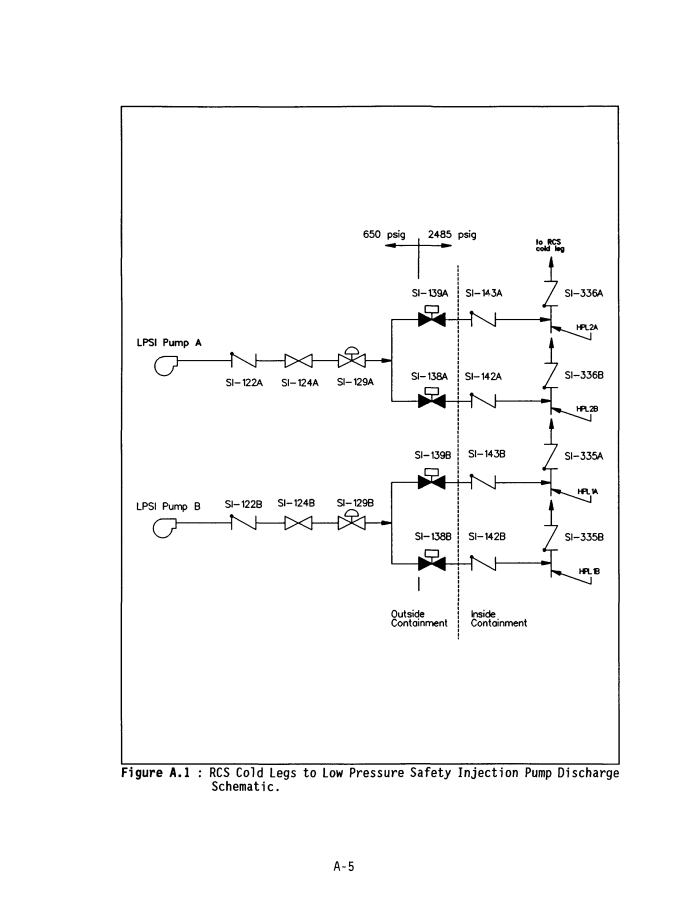
#> input picture data/input/beginner/ISLOCA_NUREG_CR5745_p0065.png, 2791 x 3600 px (shown at 1/4 size)
$ python -i windows_ocr.py   (imports and definitions only)
#> lines starting #> are read from the running program, lines starting #| are printed output that depends on the picture; after the words box and inside, x2 and y2 are one past the last pixel; in counts of white or black regions, pixels touching at a corner belong together
#> further down, picture is the input picture: PIL image 2791x3600 RGB; min 0, max 255, mean 249.6
"""Optional local Windows.Media.Ocr adapter; input raster pixels only.

No provider login, network access, source vector, reference, or expected labels
are used. The Windows OCR language capability is an OS prerequisite, not a pip
dependency. API words do not include confidence, so it is recorded as null.
"""
from __future__ import annotations

import asyncio
import json
import math
import re
import string
import sys
import time
import tempfile
from collections import Counter
from contextlib import nullcontext
from functools import lru_cache
from importlib.metadata import version
from pathlib import Path
from threading import local

from PIL import Image, ImageDraw, ImageFilter, ImageFont, ImageOps

from .core import normalize_tag
from .glyph_ocr import rank_tag_glyphs


_apartment = local()


class OCRUnavailable(ValueError):
    """The optional Windows OCR engine could not produce usable observations."""


# [44 lines left out: functions _original_box, recognize_image, not called in this run]


# [68 lines not run here, left out]


# [31 lines left out: functions _enclosing_box, _separator_suffix_box, not called in this run]


_NUMBERED_TAG = re.compile(r"[A-Za-z][A-Za-z0-9]{0,5}[-/](?=[A-Za-z0-9]*\d)[A-Za-z0-9]{1,10}(?:/[A-Za-z0-9]{1,4})?")
_EQUIPMENT_NAME = re.compile(
    r"(?:(?:[A-Z0-9']{2,10}) )?(?:Pump|Valve|Tank|Vessel|Compressor|Turbine|Exchanger|Strainer) [A-Z0-9]{1,4}(?:/[A-Z0-9]{1,4})?",
    re.IGNORECASE,
)
_EQUIPMENT_DESCRIPTION = re.compile(
    r"(?:[A-Za-z]+ ){1,4}(?:Tank|Vessel|Compressor|Turbine|Exchanger|Strainer)", re.IGNORECASE,
)
_DASHES = str.maketrans({char: "-" for char in "‐‑‒–—−﹘﹣－"})


# [8 lines left out: function _scanned_tag, not called in this run]


def _ink_columns(image):
    """Return contiguous vertical ink bands and their actual bounds."""
    ink = image.point(lambda value: 255 if value < 160 else 0)
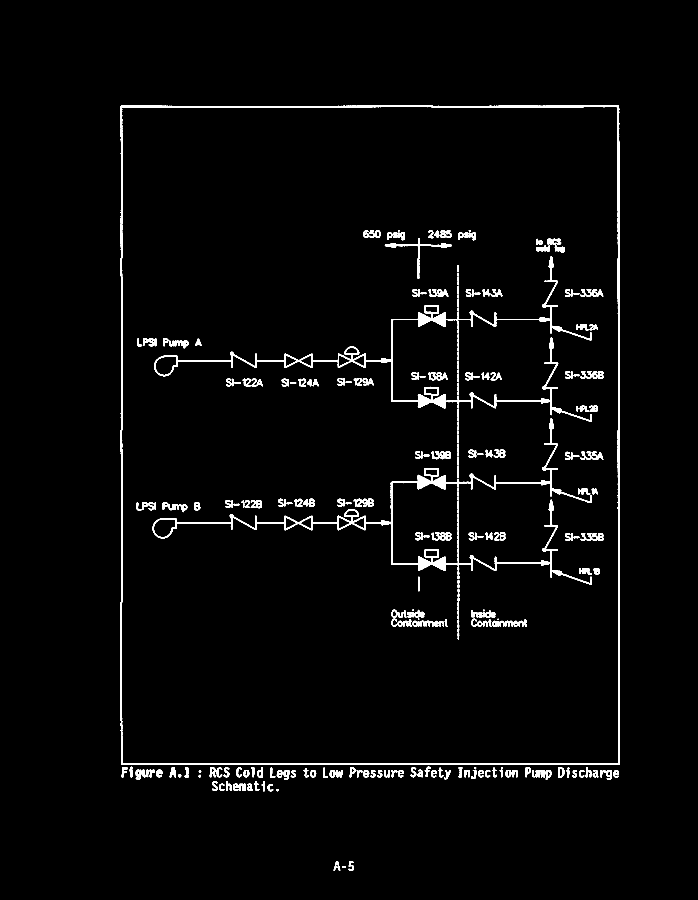
#> ink: PIL image 2791x3600 RGB (shown at 1/4 size); 2.2% white; 365 white regions (1 under 20 px), largest, box (x1, y1, x2, y2) and area: (482, 422, 2479, 3060) 53853, (610, 1674, 2367, 2338) 36119, (617, 1026, 2366, 1687) 36097
    occupied = ink.resize((ink.width, 1), Image.Resampling.BOX)
    runs = re.finditer(rb"[^\x00]+", occupied.tobytes())
    bands = []
    for run in runs:
        left, right = run.span()
        glyph = ink.crop((left, 0, right, ink.height))
        bounds = glyph.getbbox()
        if bounds is not None:
            bands.append((left, right, glyph.crop(bounds)))
#> this loop made 1 pass
#> (left, right, bounds) on pass 1: (1446, 7437, (0, 422, 1033, 3120))
#> pass 1, in _ink_columns, `glyph = ink.crop((left, 0, right, ink.height))`:
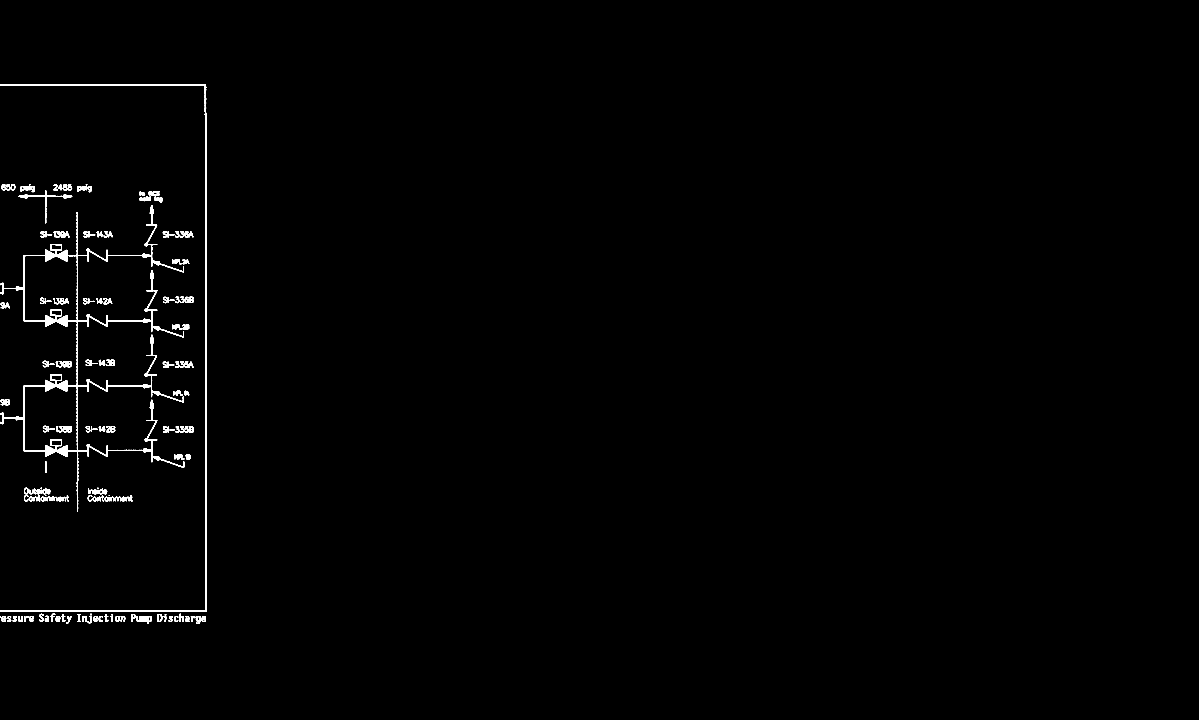
#> glyph: PIL image 5991x3600 RGB (shown at 1/5 size); 0.7% white; 272 white regions (5 under 20 px), largest, box (x1, y1, x2, y2) and area: (0, 422, 1033, 3060) 28039, (0, 1674, 921, 2338) 27762, (0, 1026, 920, 1687) 27661
#> after the loop, bands = 1 item
    return bands


def _glyph_signature(glyph):
    return glyph.width / glyph.height, glyph.resize((16, 24), Image.Resampling.LANCZOS).tobytes()


# [350 lines left out: functions _letter_shapes, _read_letter, _prefix_and_suffix, batch_read_label_rows, _text_pass, _choose_box_text and 7 more, not called in this run]

>>> from PIL import Image
>>> picture = Image.open('../../data/input/beginner/ISLOCA_NUREG_CR5745_p0065.png')
>>> result = _ink_columns(picture)
#> result = 1 item

$ run again, on data/input/beginner/ISLOCA_NUREG_CR5745_p0066.png
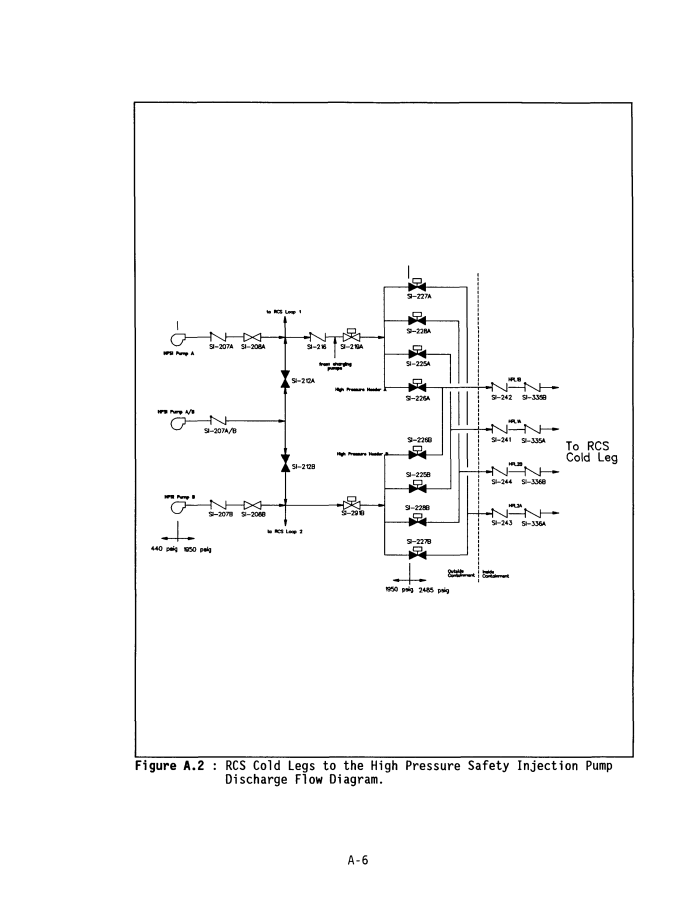
#> input picture data/input/beginner/ISLOCA_NUREG_CR5745_p0066.png, 2792 x 3600 px (shown at 1/4 size)
#> picture is the input picture: PIL image 2792x3600 RGB; min 0, max 255, mean 249.9
#> in _ink_columns, `ink = image.point(lambda value: 255 if value < 160 else 0)`:
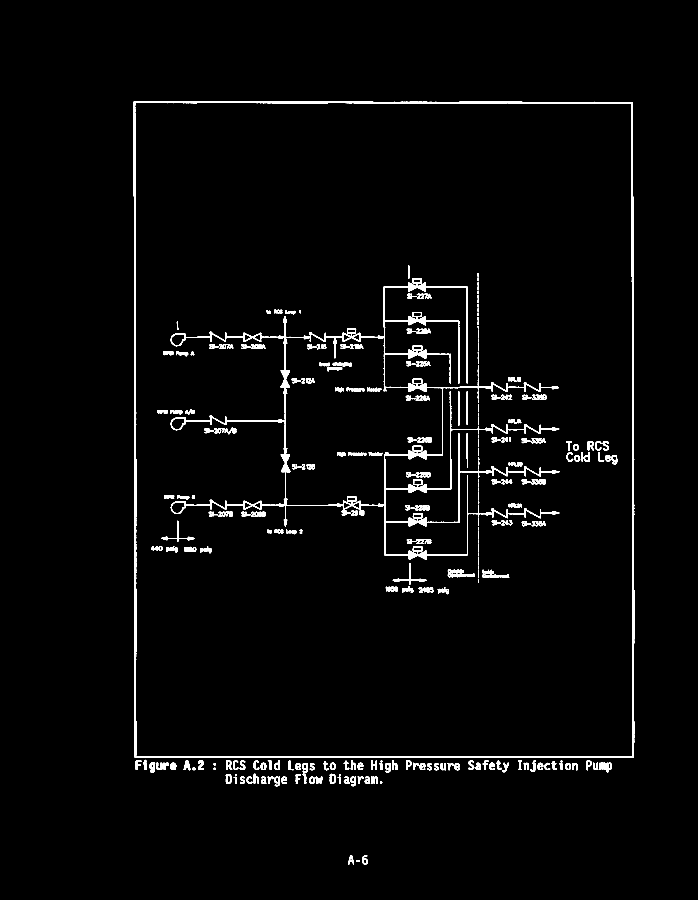
#> ink: PIL image 2792x3600 RGB (shown at 1/4 size); 2.1% white; 349 white regions (2 under 20 px), largest, box (x1, y1, x2, y2) and area: (682, 1112, 2031, 2239) 61492, (534, 405, 2538, 3032) 53957, (1791, 2276, 1900, 2309) 1713
#> the loop in _ink_columns, `for run in runs:` made 1 pass
#> (left, right, bounds) on pass 1: (1602, 7614, (0, 407, 936, 3089))
#> pass 1, in _ink_columns, `glyph = ink.crop((left, 0, right, ink.height))`:
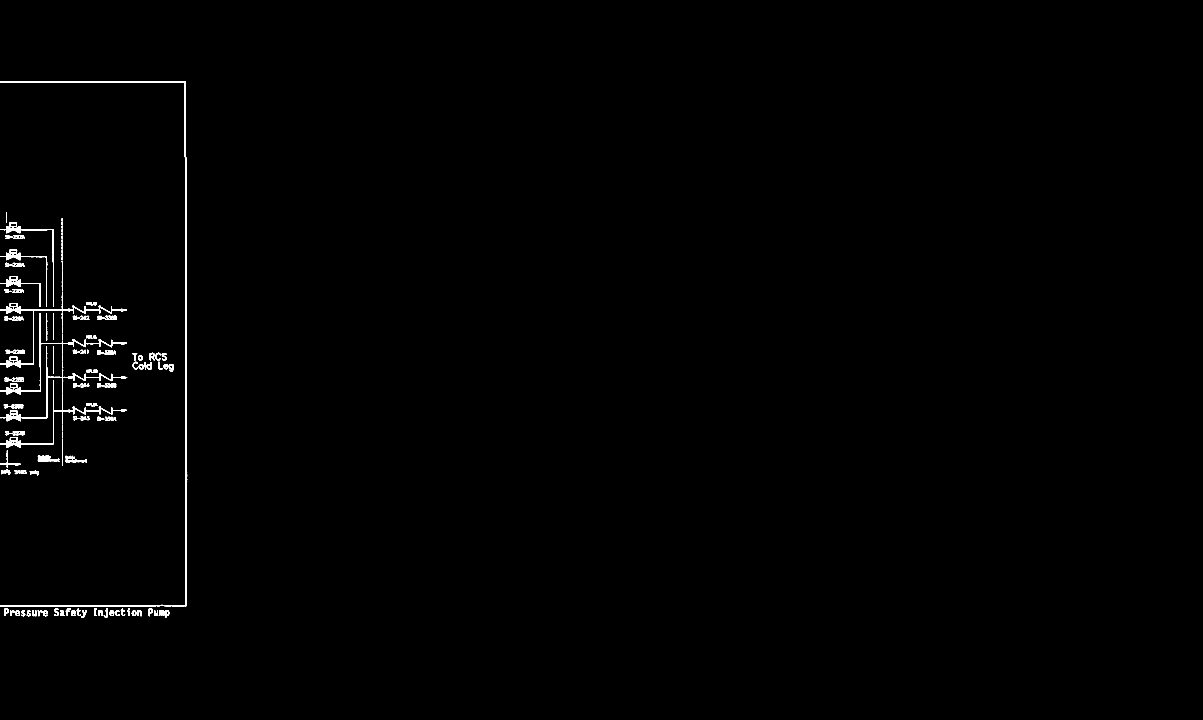
#> glyph: PIL image 6012x3600 RGB (shown at 1/5 size); 0.49% white; 215 white regions (1 under 20 px), largest, box (x1, y1, x2, y2) and area: (0, 407, 936, 3032) 25374, (0, 1515, 428, 1838) 7535, (0, 1566, 428, 1972) 5170
#> after the loop in _ink_columns, `for run in runs:`: bands = 1 item

$ run again, on data/input/beginner/ISLOCA_NUREG_CR5745_p0067.png
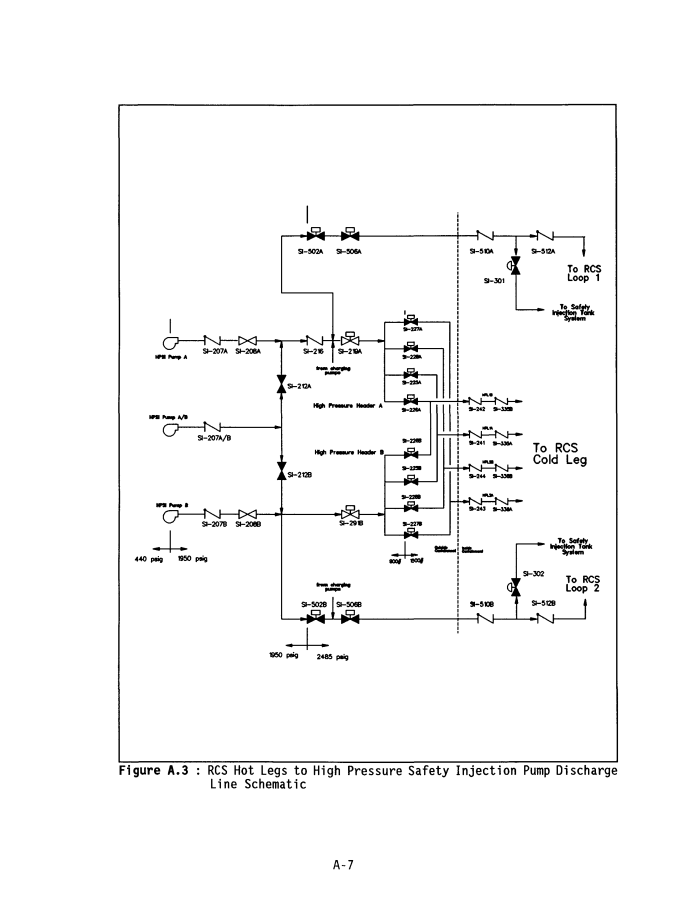
#> input picture data/input/beginner/ISLOCA_NUREG_CR5745_p0067.png, 2783 x 3600 px (shown at 1/4 size)
#> picture is the input picture: PIL image 2783x3600 RGB; min 0, max 255, mean 248
#> in _ink_columns, `ink = image.point(lambda value: 255 if value < 160 else 0)`:
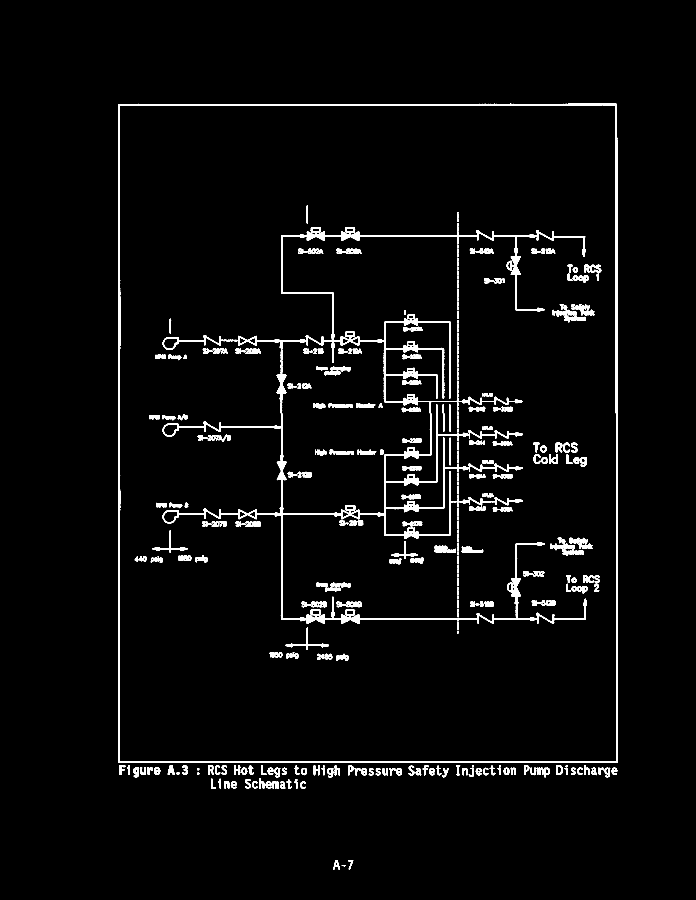
#> ink: PIL image 2783x3600 RGB (shown at 1/4 size); 2.9% white; 371 white regions, largest, box (x1, y1, x2, y2) and area: (651, 908, 2348, 2496) 99430, (472, 415, 2472, 3052) 54573, (2027, 1025, 2178, 1246) 3593
#> the loop in _ink_columns, `for run in runs:` made 1 pass
#> (left, right, bounds) on pass 1: (1416, 7416, (0, 415, 1056, 3109))
#> pass 1, in _ink_columns, `glyph = ink.crop((left, 0, right, ink.height))`:
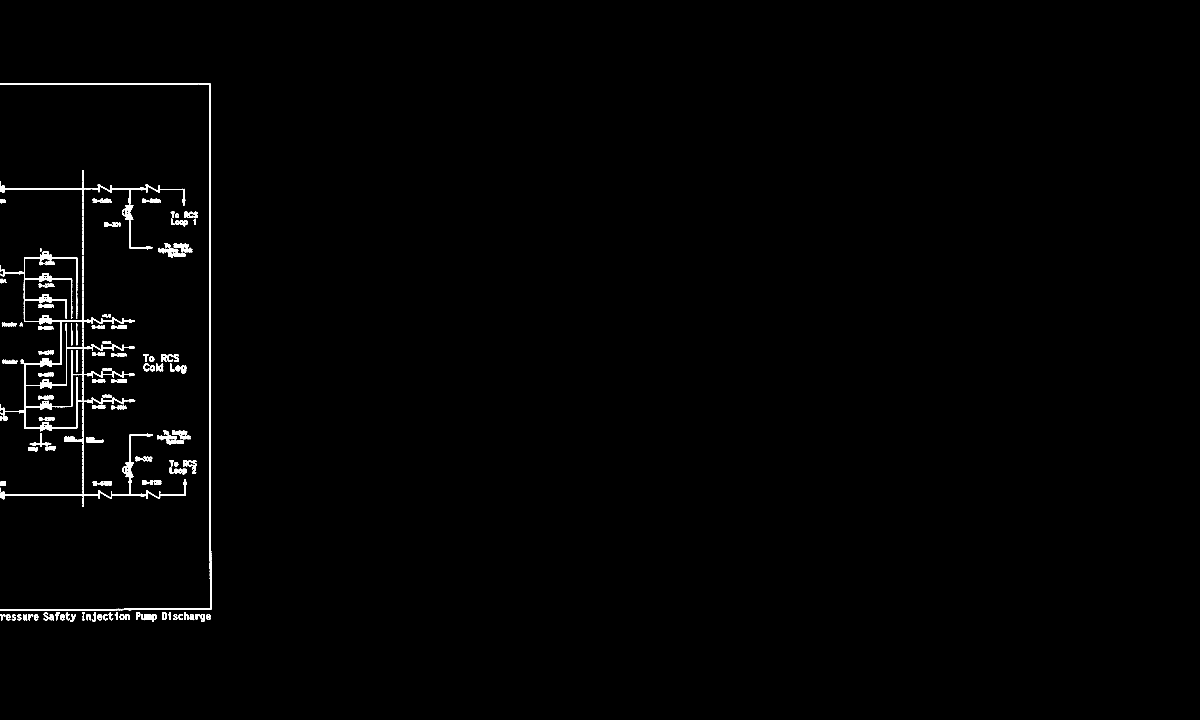
#> glyph: PIL image 6000x3600 RGB (shown at 1/5 size); 0.79% white; 256 white regions, largest, box (x1, y1, x2, y2) and area: (0, 1257, 676, 2156) 43180, (0, 415, 1056, 3052) 28877, (0, 2169, 932, 2496) 10987
#> after the loop in _ink_columns, `for run in runs:`: bands = 1 item

$ run again, on data/input/beginner/ISLOCA_NUREG_CR5745_p0068.png
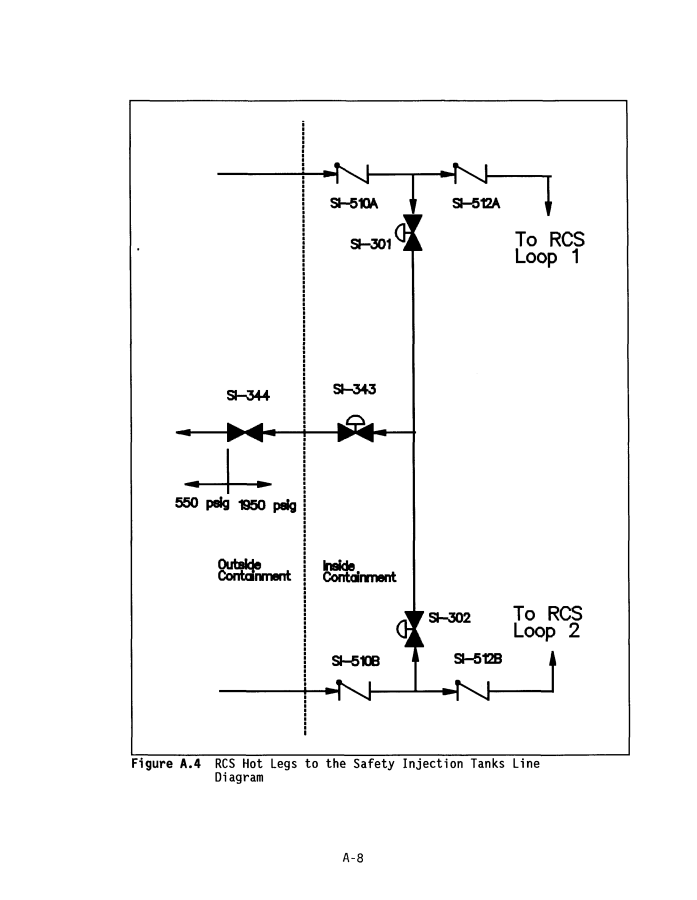
#> input picture data/input/beginner/ISLOCA_NUREG_CR5745_p0068.png, 2786 x 3600 px (shown at 1/4 size)
#> picture is the input picture: PIL image 2786x3600 RGB; min 0, max 255, mean 248.1
#> in _ink_columns, `ink = image.point(lambda value: 255 if value < 160 else 0)`:
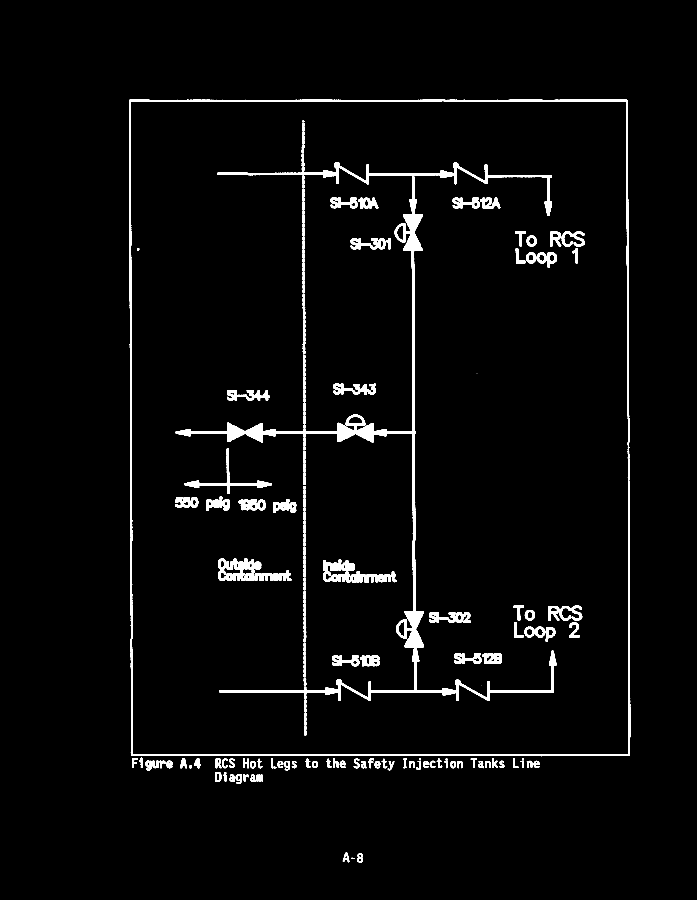
#> ink: PIL image 2786x3600 RGB (shown at 1/4 size); 2.8% white; 250 white regions (2 under 20 px), largest, box (x1, y1, x2, y2) and area: (703, 857, 2225, 2804) 73877, (516, 398, 2521, 3025) 53212, (869, 649, 2208, 864) 20166
#> the loop in _ink_columns, `for run in runs:` made 1 pass
#> (left, right, bounds) on pass 1: (1548, 7563, (0, 398, 973, 3081))
#> pass 1, in _ink_columns, `glyph = ink.crop((left, 0, right, ink.height))`:
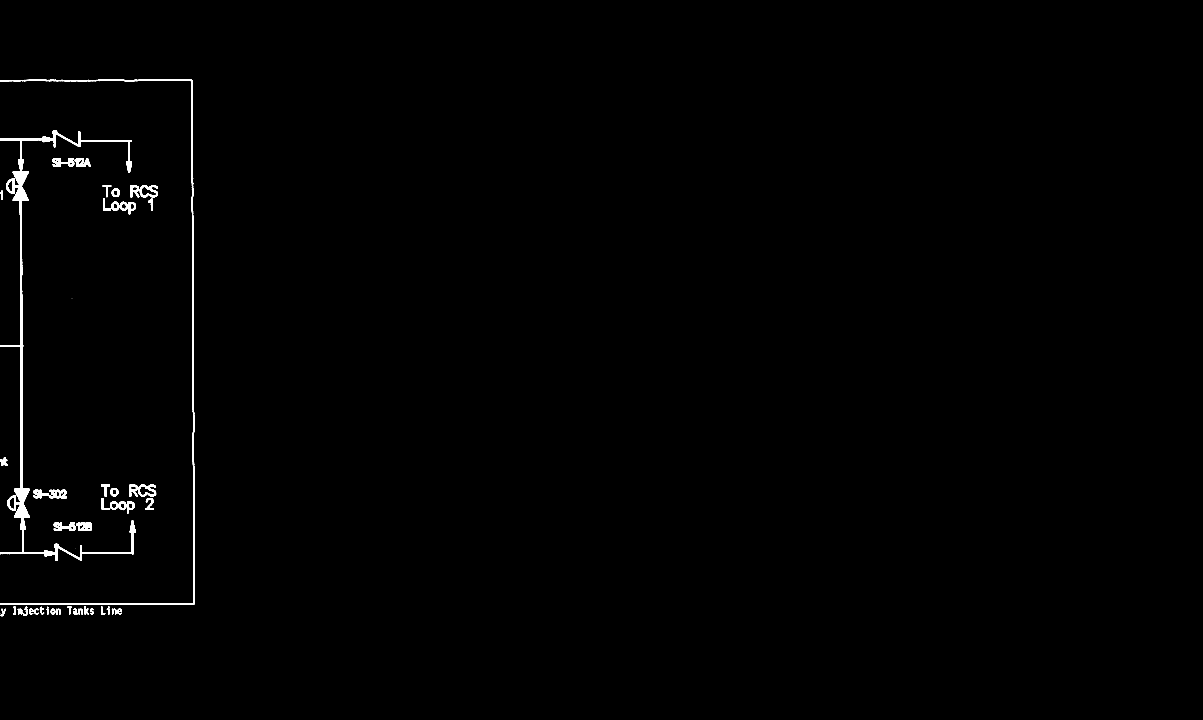
#> glyph: PIL image 6015x3600 RGB (shown at 1/5 size); 0.57% white; 55 white regions (3 under 20 px), largest, box (x1, y1, x2, y2) and area: (0, 857, 677, 2804) 43575, (0, 398, 973, 3025) 26342, (0, 650, 660, 864) 11947
#> after the loop in _ink_columns, `for run in runs:`: bands = 1 item
